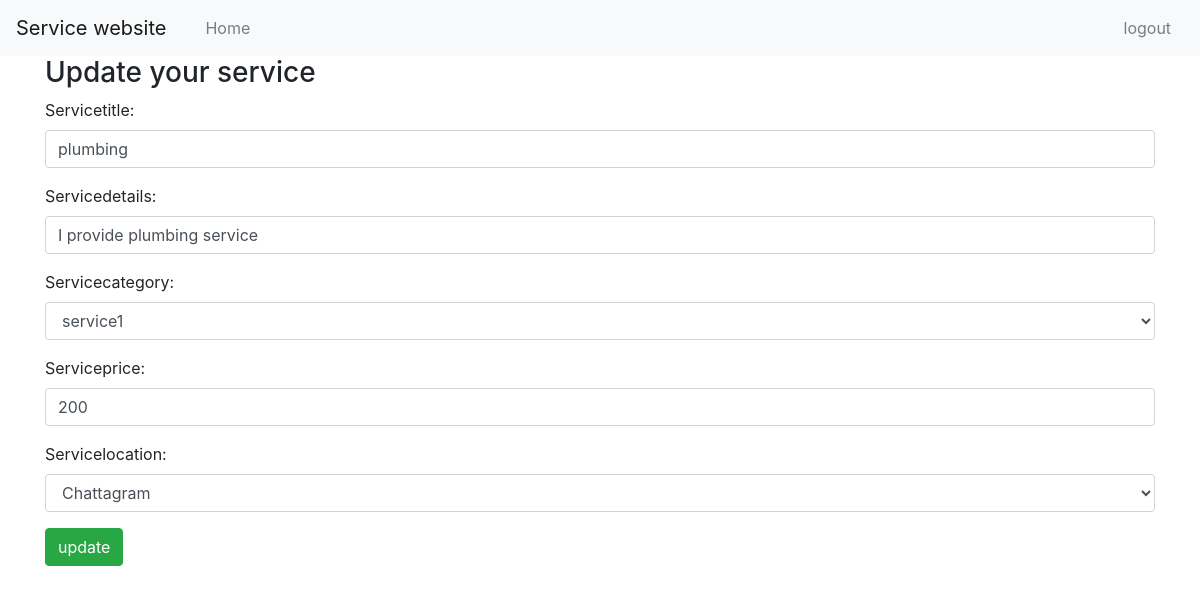
Screenshot of /service/18 (signed in) with the database file from the repository.
### service/models.py (models this page shows)
class Sheba(models.Model):
    user = models.ForeignKey(User,on_delete=models.CASCADE)
    servicecategory =(
        ('service1','service1'),
        ('service2','service2'),
        ('service3','service3'),
        ('service4','service4'),
    )
    servicelocation=(
        ('Dhaka','Dhaka'),
        ('Chittagong','Chattagram')
    )
    servicetitle = models.CharField(max_length=100)
    servicedetails = models.CharField(max_length=100)
    servicecategory = models.CharField(max_length=100,choices=servicecategory,default='service1')
    serviceprice = models.IntegerField(max_length=100)
    servicelocation = models.CharField(max_length=10,choices=servicelocation,default='Dhaka')

### service/views.py (the view)
# urls.py: path('<int:id>',views.serviceupdate, name='serviceupdate'),
def serviceupdate(request,id):
        if request.method =='POST':
         pi = Sheba.objects.get(pk=id)
         fm= Service(request.POST, instance=pi)
         if fm.is_valid():
                fm.save()
                return redirect('serviceshow')
        else:
         pi = Sheba.objects.get(pk=id)
         fm= Service(instance=pi)
        return render(request,'service/updateseller.html',{'form':fm})

### service/forms.py
class Service(forms.ModelForm):
    class Meta:
            model = Sheba
            fields=['user','servicetitle',
            'servicedetails','servicecategory',
            'serviceprice','servicelocation'
            ]
            widgets = {
                'user':forms.HiddenInput(attrs={'class':'form-control'}),
            'servicetitle': forms.TextInput(attrs={'class':'form-control'}),
            'servicedetails': forms.TextInput(attrs={'class':'form-control'}),
            'servicecategory': forms.Select(attrs={'class':'form-control'}),
            'serviceprice':forms.TextInput(attrs={'class':'form-control'}),
            'servicelocation': forms.Select(attrs={'class':'form-control'}),
             }

### templates/service/updateseller.html (shortened to what this page needs)
<!doctype html>
<html lang="en">
  <head>
    <link rel="stylesheet" href="https://cdn.jsdelivr.net/npm/bootstrap@4.0.0/dist/css/bootstrap.min.css">
  </head>
  <body>
    {% if user.is_authenticated and user.is_seller %}
    <nav class="navbar navbar-expand-lg navbar-light bg-light">
        <a class="navbar-brand" href="#">Service website</a>
        <div class="collapse navbar-collapse" id="navbarNav">
            <div class="col-md-11">
                <ul class="navbar-nav">
                    <li class="nav-item">
                        <a class="nav-link" href="/account/sellerdashboard/">Home</a>
                      </li>
                  </ul>
            </div>
            <div class="col-md-1">
                <ul class="navbar-nav">
                    <li class="nav-item">
                      <a class="nav-link" href="{% url 'logout' %}">logout</a>
                    </li>
                  </ul>
            </div>
        </div>
      </nav>
    <div class="container">
        <h3>Update your service {{ id }}</h3>
         <form action="" method="POST">
          {{ form.as_p }}
          <input type="submit" class="btn btn-success" value="update">
         </form>
        </div>
        {% else %}
        <script>
        window.location.href = "http://127.0.0.1:8000/account/login/";
        </script>
        {% endif %}
  </body>
</html>

### rows the page displays
Sheba: servicetitle "plumbing", servicedetails "I provide plumbing service", servicecategory "service1", serviceprice "200", servicelocation "Chattagram"
